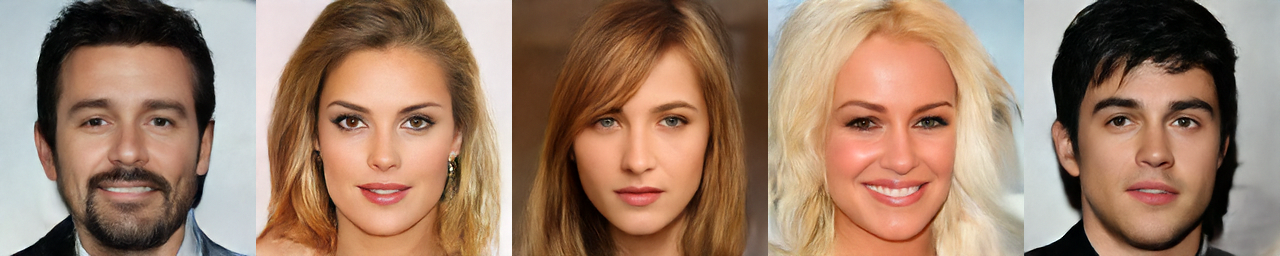
#> input picture assets/curated.png, 1280 x 256 px
$ python -i imagegrid.py   (imports and definitions only)
#> lines starting #> are read from the running program, lines starting #| are printed output that depends on the picture
import numpy as np
from PIL import Image, ImageDraw, ImageFont
import imageio

from functools import reduce
from matplotlib import cm


class ImageGrid(object):

    def __init__(self, data, res_h=128, res_w=128):
        self.data = data
        if len(self.data.shape) < 3:
            self.data = np.tile(self.data[...,np.newaxis], [1,1,3])
        self.res_h = res_h
        self.res_w = res_w
        self.w = self.data.shape[1] // self.res_w
        self.h = self.data.shape[0] // self.res_h

    @property
    def shape(self):
        return (self.h, self.w)

    @property
    def blockShape(self):
        return (self.res_h, self.res_w)


    def _reshape(self, new_h, new_w):
        if new_h == -1:
            if (self.w*self.h) % new_h !=0:
                raise ValueError()
            new_h = self.w*self.h // new_w

        if new_w == -1:
            if (self.w*self.h) % new_w !=0:
                raise ValueError()
            new_w = self.w*self.h // new_h


        if new_h*new_w != self.w*self.h:
            raise ValueError("Cannot reshape shape {}/{} into {}/{}".format(self.h, self.w, new_h, new_w))


        rows = np.split(self.data, self.h, axis=0)
        rows = np.array(rows)
        blocks = np.split(rows, self.w, axis=2)
        blocks = np.array(blocks)
        blocks = np.transpose(blocks, [1,0,4,2,3])
        blocks = np.reshape(blocks, [new_h, new_w]+list(blocks.shape[2:]))
        return blocks


    # [12 lines left out: functions resize, resize_by_scale, not called in this run]

    def reshape(self, new_h, new_w):

        blocks = self._reshape(new_h, new_w)
        blocks = list(blocks)
        blocks = list(map(lambda x: list(x), blocks))
        blocks = np.block(blocks)
        blocks = np.transpose(blocks, [1,2,0])

        return ImageGrid(blocks, res_h=self.res_h, res_w=self.res_w)

    # [27 lines left out: functions transpose, pad, not called in this run]


    def split(self, axis, sp=None):
        if sp is None:
            sp = self.h if axis==0 else self.w
        out = np.split(self.data, sp, axis)

        return list(map(lambda x: ImageGrid(x, res_h=self.res_h, res_w=self.res_w), out))


    # [36 lines left out: functions caption_frame, caption_flat, not called in this run]


    def group(self):
        return ImageGrid(self.data, res_h=self.data.shape[0], res_w=self.data.shape[1])

    def group_horizontal(self):
        return ImageGrid(self.data, res_h=self.res_h, res_w=self.data.shape[1])

    def group_vertical(self):
        return ImageGrid(self.data, res_h=self.data.shape[0], res_w=self.res_w)


    # [84 lines left out: functions extract_cols, extract_rows, __add__, __mul__, mirror, toVideo and 2 more, not called in this run]


    @staticmethod
    def stackV(ll):
        return reduce(lambda x,y: x+y, ll)

    @staticmethod
    def stackH(ll):
        return reduce(lambda x,y: x*y, ll)

    # [12 lines left out: functions fromFile, save, not called in this run]


    def save_individual_imgs(self, name="out", quality=100, individual_save_labels=[], use_coordinates_as_labels=False):
        return self.save_individual_images(name=name, quality=quality, individual_save_labels=individual_save_labels, use_coordinates_as_labels=use_coordinates_as_labels)

    def save_individual_images(self, name="out", quality=100, individual_save_labels=[], use_coordinates_as_labels=False):
        _,W = self.shape
        imgs = self.reshape(1,-1).split(axis=1)
        N = len(imgs)
        if individual_save_labels:
            assert N == len(individual_save_labels)
            for i,lab in enumerate(individual_save_labels):
                img = imgs[i]
                img = Image.fromarray(img.data)
                img.save("{}_{}.png".format(name, lab), quality=quality)
        else:
            for i in range(N):
                if use_coordinates_as_labels:
                    row = i//W
                    col = i%W
                    img = imgs[i]
                    img = Image.fromarray(img.data)
                    img.save("{}_R{}_C{}.png".format(name, str(row).zfill(2), str(col).zfill(2)), quality=quality)
                else:
                    img = imgs[i]
                    img = Image.fromarray(img.data)
                    img.save("{}_{}.png".format(name, i), quality=quality)

>>> import cv2
>>> picture = cv2.imread('../assets/curated.png', cv2.IMREAD_GRAYSCALE)
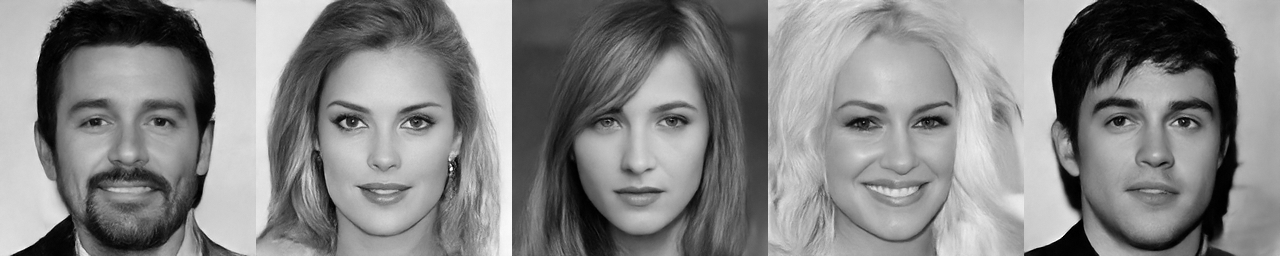
#> picture: shape (256, 1280); min 0, max 255, mean 132.4
>>> result = ImageGrid(picture).save_individual_imgs()
#> in _reshape, `rows = np.split(self.data, self.h, axis=0)`: rows = 2 items
#> in _reshape, `blocks = np.split(rows, self.w, axis=2)`: blocks = 10 items
#> in reshape, `blocks = list(blocks)`: blocks = 1 item
#> in reshape, `blocks = np.transpose(blocks, [1,2,0])`:
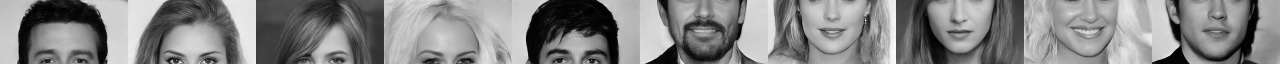
#> blocks: shape (128, 2560, 3) (shown at 1/2 size); min 0, max 255, mean 132.4
#> in split, `sp = self.h if axis==0 else self.w`: sp = 20
#> in split, `out = np.split(self.data, sp, axis)`: out = 20 items
#> in save_individual_images, `N = len(imgs)`: N = 20
#> the loop in save_individual_images, `for i in range(N):` made 20 passes
#> pass 1, in save_individual_images, `img = Image.fromarray(img.data)`:
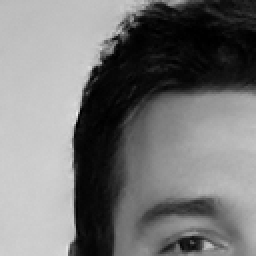
#> img: PIL image 128x128 RGB (shown 2 times larger); min 0, max 240, mean 118.1
#> pass 2, in save_individual_images, `img = Image.fromarray(img.data)`:
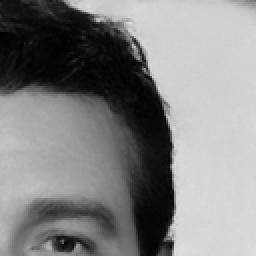
#> img: PIL image 128x128 RGB (shown 2 times larger); min 0, max 222, mean 130.9
#> pass 3, in save_individual_images, `img = Image.fromarray(img.data)`:
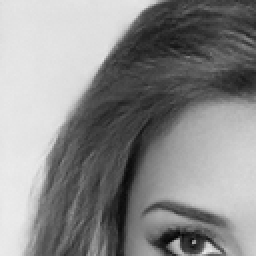
#> img: PIL image 128x128 RGB (shown 2 times larger); min 6, max 236, mean 138.8
#> after the loop in save_individual_images, `for i in range(N):`:
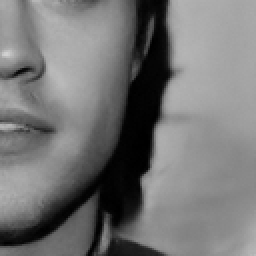
#> img: PIL image 128x128 RGB (shown 2 times larger); min 0, max 209, mean 117
